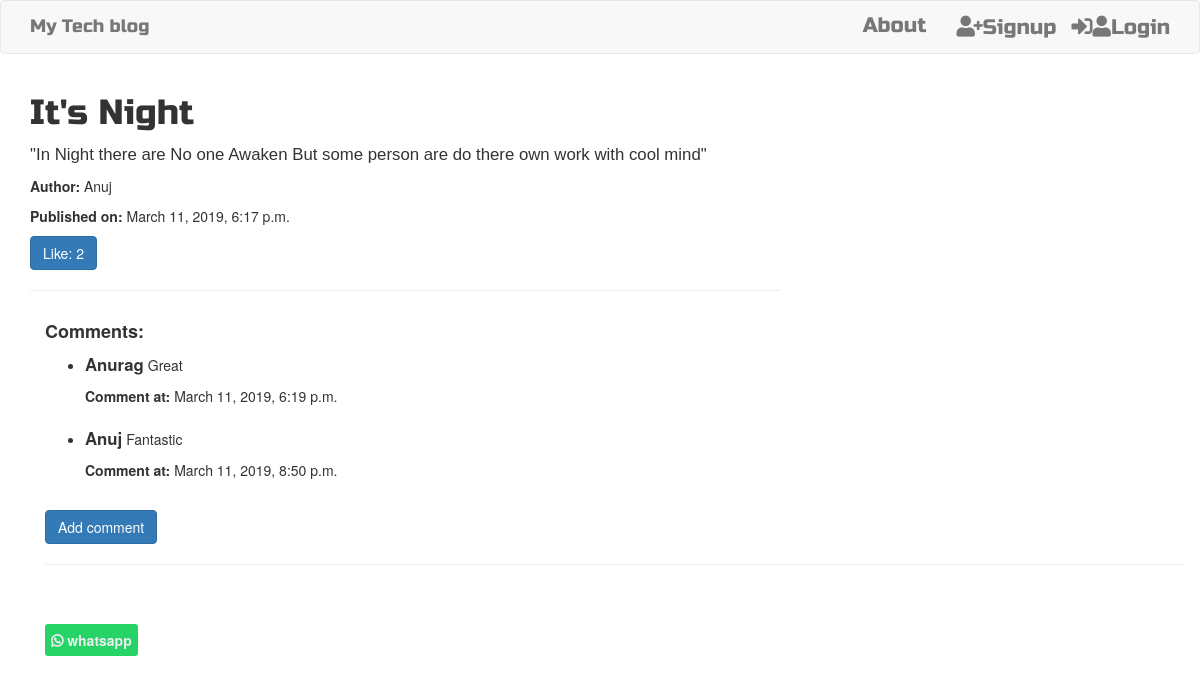
Page /post/9 on the committed database.
### app_blog/models.py (models this page shows, shortened)
class Post(models.Model):
    author = models.ForeignKey('auth.User',on_delete=models.CASCADE)
    title = models.CharField(max_length = 200)
    text = models.TextField()
    created_date = models.DateTimeField(default=timezone.now)
    published_date = models.DateTimeField(blank=True, null=True)
    likes = models.ManyToManyField('auth.User',related_name='likes')
    @property
    def total_likes(self):
        return self.likes.count()

class Comment(models.Model):
    post = models.ForeignKey('app_blog.Post',on_delete=models.CASCADE,related_name='comments')
    author = models.CharField(max_length = 200)
    text = models.TextField()
    create_date = models.DateTimeField(default = timezone.now)
    approved_comment = models.BooleanField(default=True)

### app_blog/views.py (the view)
# urls.py: url(r'^post/(?P<pk>\d+)$', views.PostDetailView.as_view(), name='post_detail'),
class PostDetailView(DetailView):
    model = Post

### app_blog/templates/app_blog/post_detail.html (shortened to what this page needs)
{% extends 'app_blog/base.html' %}
{% block content %}
<h1 class='posttitle'>{{ post.title }}</h1>
<p class='postcontent'>"{{ post.text|striptags }}"</p>
<p class="author"><strong>Author:</strong> {{ post.author }}</p>
{% if post.published_date %}
<div class="date postdate">
    <p><strong>Published on:</strong> {{ post.published_date }}</p>
</div>
{% else %}
<a class="btn btn-default" href="{% url 'post_publish' pk=post.pk %}">Publish</a>
{% endif %}
<p><a href="{% url 'like' pk=post.pk %}" class="btn btn-primary">Like: {{ post.total_likes }}</a></p>
<hr>
<div class="container">
    <div class="comment_detail">
        <h4><strong>Comments:</strong></h4>
        <ul>
            {% for comment in post.comments.all %}
            <li>
                <div class="comment_content">
                    <p><strong class="author">{{ comment.author }}</strong> {{ comment.text|striptags }}</p>
                </div>
                <strong>Comment at:</strong> {{ comment.create_date }}
            </li>
            <br>
            {% empty %}
            <p>No comments posted.</p>
            {% endfor %}
        </ul>
    </div>
    {% if user.is_authenticated %}
    <div class="add_comment">
        <a class="btn btn-primary" href="{% url 'add_comment' pk=post.pk %}">Add comment</a>
    </div>
    {% else %}
    <div class="add_comment">
        <a class="btn btn-primary" href="{% url 'add_comment_to_post' pk=post.pk %}">Add comment</a>
    </div>
    {% endif %}
    <hr>
    <div class="share">
        <div>
            <iframe
                src="https://www.facebook.com/plugins/share_button.php?href={{ request.build_absolute_uri }}&layout=button&size=large&width=90&height=35&appId"
                width="90" height="35" style="border:none;overflow:hidden" scrolling="no" frameborder="0"
                allowTransparency="true" allow="encrypted-media" class="facebook"></iframe>
        </div>
        <div><a href="https://api.whatsapp.com/send?text=I love this post of title: '{{ post.title }}', You can also read via link: '{{ request.build_absolute_uri }}'" target="_blank" class="botao-wpp">
                <i class="fab fa-whatsapp"></i> whatsapp</a>
        </div>
    </div>
</div>
{% endblock %}

### app_blog/static/css/blog.css (style rules this page uses)
.author { text-transform: capitalize; }
.posttitle { font-family: 'Russo One', sans-serif; font-size: 2.5em; }
.postcontent { font-family: 'Noto Sans TC', sans-serif; font-size: 1.2em; }
.comment_content strong { font-size: 1.2em; }
.botao-wpp { text-decoration: none; color: #eee; display: inline-block; background-color: #25d366; font-weight: bold; padding: .6rem .6rem; border-radius: 3px; }

### rows in the picture
Post: title "It's Night", text "In Night there are No one Awaken But some person are do there own work with cool mind", author "Anuj", published_date "March 11, 2019, 6:17 p.m.", total_likes "2"
Comment: author "Anurag", text "Great", create_date "March 11, 2019, 6:19 p.m."
Comment: author "Anuj", text "Fantastic", create_date "March 11, 2019, 8:50 p.m."
